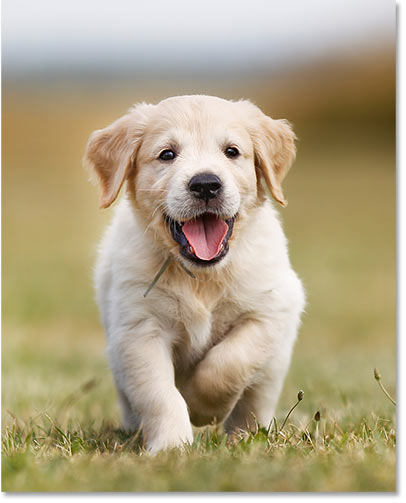
#> input picture labo7/1.jpg, 406 x 503 px
$ python labo1parte4.py
#> lines starting #> are read from the running program, lines starting #| are printed output that depends on the picture
import cv2 as cv

img = cv.imread("1.jpg")
#> img is the input picture: shape (503, 406, 3); mean B, G, R 133.8, 164, 176.7
cv.imshow("Original", img)

img_resized = cv.resize(img, (400, 600))

mitad_superior = img_resized[:300, :]
mitad_inferior = img_resized[300:, :]
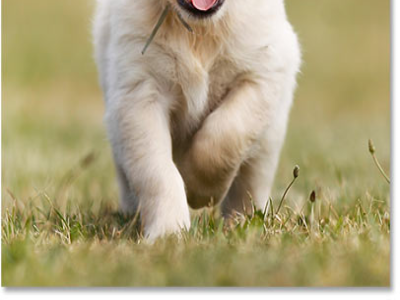
#> mitad_inferior: shape (300, 400, 3); mean B, G, R 123.5, 162.1, 173.2
cv.imshow("Mitad Superior", mitad_superior)
cv.imshow("Mitad Inferior", mitad_inferior)

mitad_izquierda = img_resized[:, :200]
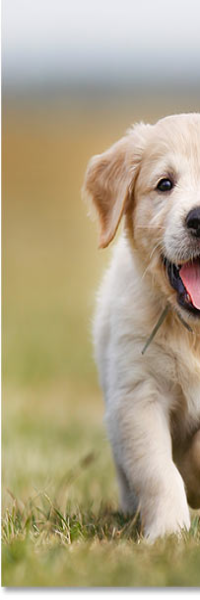
#> mitad_izquierda: shape (600, 200, 3); mean B, G, R 135.8, 164.9, 177
mitad_derecha = img_resized[:, 200:]
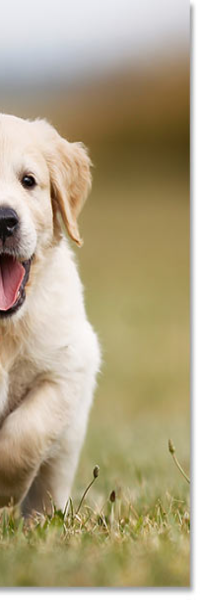
#> mitad_derecha: shape (600, 200, 3); mean B, G, R 131.7, 162.9, 176.2
cv.imshow("Mitad Izquierda", mitad_izquierda)
cv.imshow("Mitad Derecha", mitad_derecha)

cuadrante_1 = img_resized[:300, :200]
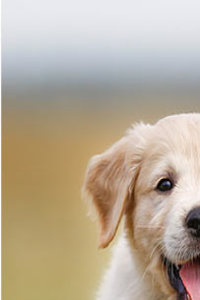
#> cuadrante_1: shape (300, 200, 3); mean B, G, R 151.9, 171.7, 185.4
cuadrante_2 = img_resized[:300, 200:]
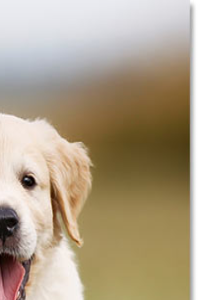
#> cuadrante_2: shape (300, 200, 3); mean B, G, R 136.1, 159.7, 174.6
cuadrante_3 = img_resized[300:, :200]
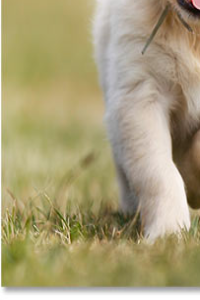
#> cuadrante_3: shape (300, 200, 3); mean B, G, R 119.7, 158, 168.6
cuadrante_4 = img_resized[300:, 200:]
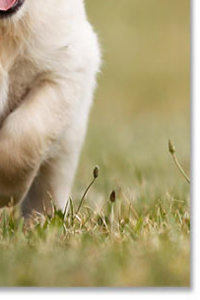
#> cuadrante_4: shape (300, 200, 3); mean B, G, R 127.3, 166.1, 177.8

cv.imshow("Cuadrante 1", cuadrante_1)
cv.imshow("Cuadrante 2", cuadrante_2)
cv.imshow("Cuadrante 3", cuadrante_3)
cv.imshow("Cuadrante 4", cuadrante_4)

cv.waitKey(0)
cv.destroyAllWindows()
